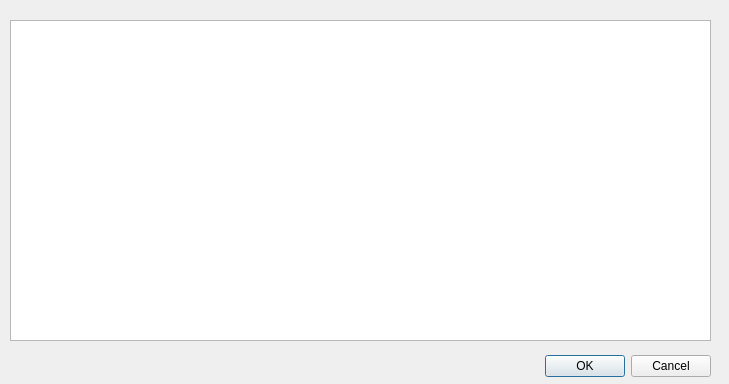
<?xml version="1.0" encoding="UTF-8"?>
<ui version="4.0">
 <class>SelectDialog</class>
 <widget class="QDialog" name="SelectDialog">
  <property name="windowModality">
   <enum>Qt::ApplicationModal</enum>
  </property>
  <property name="geometry">
   <rect>
    <x>0</x>
    <y>0</y>
    <width>729</width>
    <height>384</height>
   </rect>
  </property>
  <property name="windowTitle">
   <string>Dialog</string>
  </property>
  <property name="modal">
   <bool>true</bool>
  </property>
  <widget class="QDialogButtonBox" name="buttonBox">
   <property name="geometry">
    <rect>
     <x>340</x>
     <y>350</y>
     <width>371</width>
     <height>32</height>
    </rect>
   </property>
   <property name="orientation">
    <enum>Qt::Horizontal</enum>
   </property>
   <property name="standardButtons">
    <set>QDialogButtonBox::Cancel|QDialogButtonBox::Ok</set>
   </property>
  </widget>
  <widget class="QTableView" name="tableView">
   <property name="geometry">
    <rect>
     <x>10</x>
     <y>20</y>
     <width>701</width>
     <height>321</height>
    </rect>
   </property>
   <property name="sizeAdjustPolicy">
    <enum>QAbstractScrollArea::AdjustToContents</enum>
   </property>
   <property name="selectionBehavior">
    <enum>QAbstractItemView::SelectRows</enum>
   </property>
   <property name="showGrid">
    <bool>false</bool>
   </property>
   <property name="sortingEnabled">
    <bool>true</bool>
   </property>
   <attribute name="horizontalHeaderCascadingSectionResizes">
    <bool>true</bool>
   </attribute>
   <attribute name="horizontalHeaderDefaultSectionSize">
    <number>50</number>
   </attribute>
   <attribute name="horizontalHeaderMinimumSectionSize">
    <number>30</number>
   </attribute>
   <attribute name="horizontalHeaderStretchLastSection">
    <bool>false</bool>
   </attribute>
   <attribute name="verticalHeaderVisible">
    <bool>false</bool>
   </attribute>
   <attribute name="verticalHeaderHighlightSections">
    <bool>false</bool>
   </attribute>
  </widget>
 </widget>
 <resources/>
 <connections>
  <connection>
   <sender>buttonBox</sender>
   <signal>accepted()</signal>
   <receiver>SelectDialog</receiver>
   <slot>accept()</slot>
   <hints>
    <hint type="sourcelabel">
     <x>248</x>
     <y>254</y>
    </hint>
    <hint type="destinationlabel">
     <x>157</x>
     <y>274</y>
    </hint>
   </hints>
  </connection>
  <connection>
   <sender>buttonBox</sender>
   <signal>rejected()</signal>
   <receiver>SelectDialog</receiver>
   <slot>reject()</slot>
   <hints>
    <hint type="sourcelabel">
     <x>316</x>
     <y>260</y>
    </hint>
    <hint type="destinationlabel">
     <x>286</x>
     <y>274</y>
    </hint>
   </hints>
  </connection>
 </connections>
</ui>
